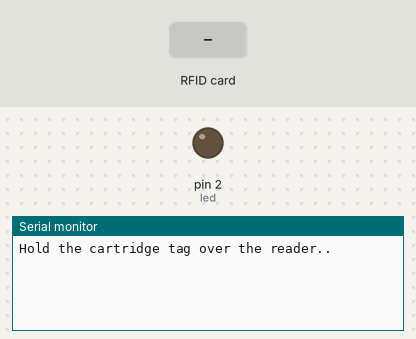
A sketch run on a simulated Arduino Uno, built with avr-gcc and run on an emulated ATmega328P. Parts: output pins drawn as LEDs (lit = HIGH), the last lines printed to the serial monitor. The inputs (shaded band) are chosen by the test bench. Pins used as bus, display or sensor lines are not drawn.

Above: at 1.2 s.
1.3 s: RFID card 5E 7A 19 C4 held to the reader
At 1.8 s:
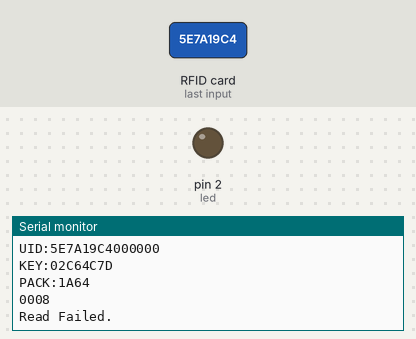
At 5.2 s:
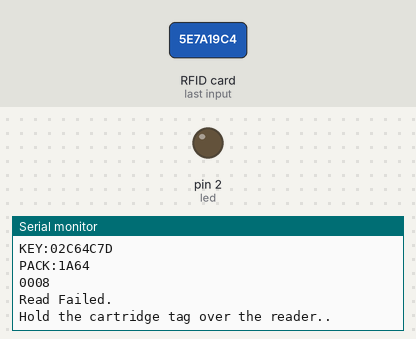

Measured:
- after the input at 1.3 s, the serial monitor: prints a new line after 0.11 s (image 1)

The sketch:

ReadCartridgeTag.ino
```cpp
#include <SPI.h>
#include <MFRC522.h>

#ifndef ROTL
# define ROTL(x,n) (((uintmax_t)(x) << (n)) | ((uintmax_t)(x) >> ((sizeof(x) * 8) - (n))))
#endif

constexpr uint8_t RST_PIN = 9;
constexpr uint8_t SS_PIN = 10;
static const uint8_t led = 2;

bool bwrite = false;

MFRC522 mfrc522(SS_PIN, RST_PIN);

const uint32_t PROGMEM c[] = {
	0x6D835AFC, 0x7D15CD97, 0x0942B409, 0x32F9C923, 0xA811FB02, 0x64F121E8,
	0xD1CC8B4E, 0xE8873E6F, 0x61399BBB, 0xF1B91926, 0xAC661520, 0xA21A31C9,
	0xD424808D, 0xFE118E07, 0xD18E728D, 0xABAC9E17, 0x18066433, 0x00E18E79,
	0x65A77305, 0x5AE9E297, 0x11FC628C, 0x7BB3431F, 0x942A8308, 0xB2F8FD20,
	0x5728B869, 0x30726D5A
};

void setup() {
	Serial.begin(115200);
	while (!Serial);
	SPI.begin();
	mfrc522.PCD_Init();

	pinMode(led, OUTPUT);
  digitalWrite(led, LOW);
}

void loop() {
  readOld();
}

void readOld() {
	Serial.println(F("Hold the cartridge tag over the reader.."));
	while (!mfrc522.PICC_IsNewCardPresent() || !mfrc522.PICC_ReadCardSerial());
	delay(100); //wait for tag to get into range

	//get key and pack
	uint8_t k[4],
		p[2];
	getkey(k, mfrc522.uid.uidByte);
	getpack(p, mfrc522.uid.uidByte);
	Serial.print(F("UID:")); printHex((uint8_t*)mfrc522.uid.uidByte, 7);
	Serial.print(F("KEY:")); printHex(k, 4);
	Serial.print(F("PACK:")); printHex(p, 2);

	uint8_t pb[2];
	bool status = !mfrc522.PCD_NTAG216_AUTH(k, pb); //STATUS OK
	printHex(pb, 2);
	if (status && !memcmp(p, pb, 2)) {
		Serial.println(F("Authenticated! Reading Data."));
		PICC_DumpNTAG21XToSerial();
    digitalWrite(led, HIGH);
    delay(200);
    digitalWrite(led, LOW);
	}
	else Serial.println(F("Read Failed."));
	Serial.println();
	delay(3000);
}

void printHex(uint8_t array[], unsigned int len) {
	char buffer[3];
	buffer[2] = NULL;
	for (int j = 0; j < len; j++) {
		sprintf(&buffer[0], "%02X", array[j]);
		Serial.print(buffer);
	} Serial.println();
}

// NFC-KEY derivation
void transform(uint8_t* ru)
{
	//Transform
	uint8_t i;
	uint8_t p = 0;
	uint32_t v1 = (((uint32_t)ru[3] << 24) | ((uint32_t)ru[2] << 16) | ((uint32_t)ru[1] << 8) | (uint32_t)ru[0]) + pgm_getdata<uint32_t>(c + p); p++;
	uint32_t v2 = (((uint32_t)ru[7] << 24) | ((uint32_t)ru[6] << 16) | ((uint32_t)ru[5] << 8) | (uint32_t)ru[4]) + pgm_getdata<uint32_t>(c + p); p++;

	for (i = 0; i < 12; i += 2)
	{
		uint32_t t1 = ROTL(v1 ^ v2, v2 & 0x1F) + pgm_getdata<uint32_t>(c + p); p++;
		uint32_t t2 = ROTL(v2 ^ t1, t1 & 0x1F) + pgm_getdata<uint32_t>(c + p); p++;
		v1 = ROTL(t1 ^ t2, t2 & 0x1F) + pgm_getdata<uint32_t>(c + p); p++;
		v2 = ROTL(t2 ^ v1, v1 & 0x1F) + pgm_getdata<uint32_t>(c + p); p++;
	}

	//Re-use ru
	ru[0] = v1 & 0xFF;
	ru[1] = (v1 >> 8) & 0xFF;
	ru[2] = (v1 >> 16) & 0xFF;
	ru[3] = (v1 >> 24) & 0xFF;
	ru[4] = v2 & 0xFF;
	ru[5] = (v2 >> 8) & 0xFF;
	ru[6] = (v2 >> 16) & 0xFF;
	ru[7] = (v2 >> 24) & 0xFF;
}

void getkey(uint8_t* key, uint8_t* uid) //pass pointer to array
{
	int i;
	//Rotate
	uint8_t r = (uid[1] + uid[3] + uid[5]) & 7; //Rotation offset
	uint8_t ru[8] = { 0x00, 0x00, 0x00, 0x00, 0x00, 0x00, 0x00, 0x00 }; //Rotated UID
	for (i = 0; i < 7; i++)
		ru[(i + r) & 7] = uid[i];

	//Transform
	transform(ru);

	//Calc key
	r = (ru[0] + ru[2] + ru[4] + ru[6]) & 3; //Offset
	uint8_t k[4] = { ru[r + 3], ru[r + 2], ru[r + 1], ru[r] };
	memcpy(key, k, 4);
}

void getpack(uint8_t* pack, const uint8_t* uid) //pass pointer to array
{
	int i;
	//Rotate
	uint8_t r = (uid[2] + uid[5]) & 7; //Rotation offset
	uint8_t ru[8] = { 0x00, 0x00, 0x00, 0x00, 0x00, 0x00, 0x00, 0x00 }; //Rotated UID
	for (i = 0; i < 7; i++)
		ru[(i + r) & 7] = uid[i];

	//Transform
	transform(ru);

	//Calc pack
	uint16_t _p = 0;
	for (i = 0; i < 8; i++)
		_p += ru[i] * 13;

	_p = (_p ^ 0x5555) & 0xFFFF;
	uint8_t p[2] = { (uint8_t)(_p & 0xFF), (uint8_t)(_p >> 8) };
	memcpy(pack, p, 2);
}

MFRC522::StatusCode PCD_NTAG21X_SETPWD(byte* pwd, byte* pack, uint8_t tagtype) //4 byte key, 2 pyte pack
{
	MFRC522::StatusCode result;
	byte packp = 0x2C,
		pwdp = 0x2B;

	//write pack
	byte page[4];
	memcpy(page, pack, 2);
	page[2] = 0; //set rfuid 0
	page[3] = 0;
	result = mfrc522.MIFARE_Ultralight_Write(packp, page, 4);
	if (result != MFRC522::STATUS_OK) {
		Serial.println(F("WRITE_PACK_FAIL"));
		return result;
	}

	//write password
	result = mfrc522.MIFARE_Ultralight_Write(pwdp, pwd, 4);
	if (result != MFRC522::STATUS_OK) {
		Serial.println(F("WRITE_PASS_FAIL"));
		return result;
	}

	return  MFRC522::STATUS_OK;
}

void PICC_DumpNTAG21XToSerial() {
	MFRC522::StatusCode status;
	byte byteCount;
	byte buffer[18];
	byte i;

	Serial.println(F("Page  0  1  2  3"));
	for (byte page = 0; page <= 0x2C; page += 4) { // Read returns data for 4 pages at a time. Tag has 0x2c pages
												// Read pages
		byteCount = sizeof(buffer);
		status = mfrc522.MIFARE_Read(page, buffer, &byteCount);
		if (status != MFRC522::STATUS_OK) {
			Serial.print(F("MIFARE_Read() failed: "));
			Serial.println(mfrc522.GetStatusCodeName(status));
			break;
		}
		// Dump data
		for (byte offset = 0; offset < 4; offset++) {
			i = page + offset;
			if (i < 10)
				Serial.print(F("  ")); // Pad with spaces
			else
				Serial.print(F(" ")); // Pad with spaces
			Serial.print(i,HEX);
			Serial.print(F("  "));
			for (byte index = 0; index < 4; index++) {
				i = 4 * offset + index;
				if (buffer[i] < 0x10)
					Serial.print(F(" 0"));
				else
					Serial.print(F(" "));
				Serial.print(buffer[i], HEX);
			}
			Serial.println();
		}
	}
}

template <typename T> T pgm_getdata(const T * sce)
{
	static T temp;
	memcpy_P(&temp, sce, sizeof(T));
	return temp;
}
```
